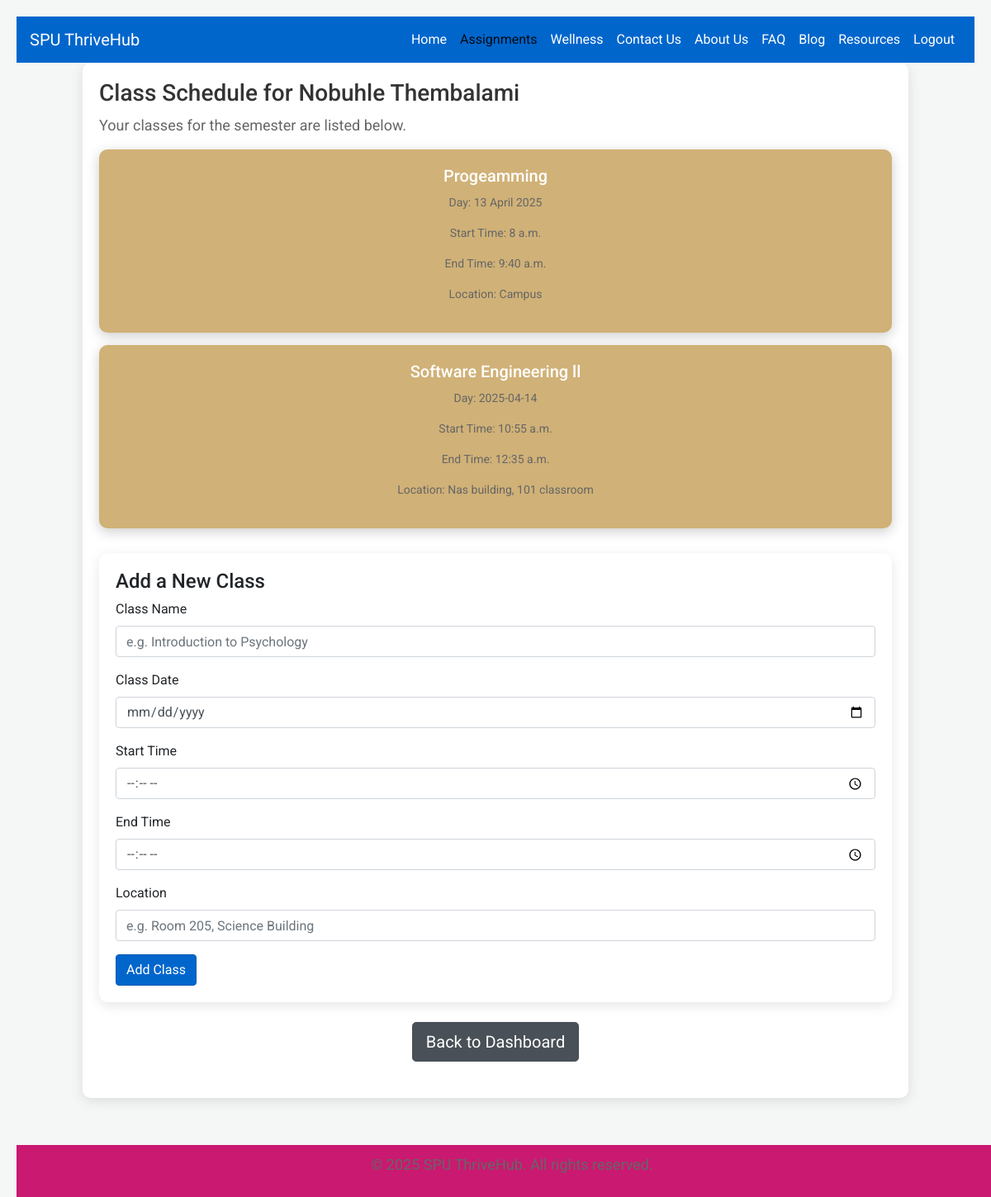
The app's page /schedule/ (signed in) with its own data.
### core/models.py (models this page shows, shortened)
class ClassSchedule(models.Model):
    user = models.ForeignKey(User, on_delete=models.CASCADE, related_name='class_schedules')
    class_name = models.CharField(max_length=100)
    class_day = models.CharField(max_length=20)
    class_time_start = models.TimeField()
    class_time_end = models.TimeField()
    location = models.CharField(max_length=100)

### core/views.py (the view)
# urls.py: path('schedule/', views.schedule_view, name='schedule'),
def schedule_view(request):
    schedules = ClassSchedule.objects.filter(user=request.user)  # Fetch classes for the current user
    if request.method == "POST":
        form = ClassScheduleForm(request.POST)
        if form.is_valid():
            new_class = form.save(commit=False)
            new_class.user = request.user  # Associate class with the current user
            new_class.save()
            return redirect('schedule')  # Redirect back to the schedule page after saving
    else:
        form = ClassScheduleForm()
    return render(request, 'core/schedule.html', {'form': form, 'schedules': schedules})

### core/forms.py
class ClassScheduleForm(forms.ModelForm):
    class Meta:
        model = ClassSchedule
        fields = ['class_name', 'class_day', 'class_time_start', 'class_time_end', 'location']
        widgets = {
            'class_day': forms.DateInput(attrs={'type': 'date', 'class': 'form-control'}),
            'class_time_start': forms.TimeInput(attrs={'type': 'time', 'class': 'form-control'}),
            'class_time_end': forms.TimeInput(attrs={'type': 'time', 'class': 'form-control'}),
            'class_name': forms.TextInput(attrs={'class': 'form-control'}),
            'location': forms.TextInput(attrs={'class': 'form-control'}),
        }

### core/templates/core/schedule.html (shortened to what this page needs)
{% load static %}
<!DOCTYPE html>
<html lang="en">
<head>
    <link href="https://stackpath.bootstrapcdn.com/bootstrap/4.5.2/css/bootstrap.min.css" rel="stylesheet">
</head>
<body>
    <nav class="navbar navbar-expand-lg navbar-light">
        <a class="navbar-brand" href="#">SPU ThriveHub</a>
        <div class="collapse navbar-collapse" id="navbarNav">
            <ul class="navbar-nav ml-auto">
                <li class="nav-item"><a class="nav-link" href="#">Home</a></li>
                <li class="nav-item active"><a class="nav-link" href="#">Assignments</a></li>
                <li class="nav-item"><a class="nav-link" href="#">Wellness</a></li>
                <li class="nav-item"><a class="nav-link" href="#">Contact Us</a></li>
                <li class="nav-item"><a class="nav-link" href="#">About Us</a></li>
                <li class="nav-item"><a class="nav-link" href="#">FAQ</a></li>
                <li class="nav-item"><a class="nav-link" href="#">Blog</a></li>
                <li class="nav-item"><a class="nav-link" href="#">Resources</a></li>
                <li class="nav-item"><a class="nav-link" href="#">Logout</a></li>
            </ul>
        </div>
    </nav>
    <div class="container">
        <h2>Class Schedule for {{ user.username }}</h2>
        <p>Your classes for the semester are listed below.</p>
        {% for schedule in schedules %}
        <div class="schedule-card">
            <h5>{{ schedule.class_name }}</h5>
            <p>Day: {{ schedule.class_day }}</p>
            <p>Start Time: {{ schedule.class_time_start }}</p>
            <p>End Time: {{ schedule.class_time_end }}</p>
            <p>Location: {{ schedule.location }}</p>
        </div>
        {% empty %}
        <p>No classes scheduled yet.</p>
        {% endfor %}
        <div class="form-container">
            <h4>Add a New Class</h4>
            <form method="POST" action="{% url 'add_class' %}">
                <div class="form-group">
                    <label for="id_class_name">Class Name</label>
                    <input type="text" name="class_name" id="id_class_name" class="form-control" placeholder="e.g. Introduction to Psychology" required>
                </div>
                <div class="form-group">
                    <label for="id_class_day">Class Date</label>
                    <input type="date" name="class_day" id="id_class_day" class="form-control" required>
                </div>
                <div class="form-group">
                    <label for="id_class_time_start">Start Time</label>
                    <input type="time" name="class_time_start" id="id_class_time_start" class="form-control" required>
                </div>
                <div class="form-group">
                    <label for="id_class_time_end">End Time</label>
                    <input type="time" name="class_time_end" id="id_class_time_end" class="form-control" required>
                </div>
                <div class="form-group">
                    <label for="id_location">Location</label>
                    <input type="text" name="location" id="id_location" class="form-control" placeholder="e.g. Room 205, Science Building" required>
                </div>
                <button type="submit" class="btn btn-primary">Add Class</button>
            </form>
        </div>
         <div class="text-center my-4">
            <a href="{% url 'dashboard' %}" class="btn btn-secondary btn-lg">Back to Dashboard</a>
        </div>
    </div>
    <footer>
        <p>© 2025 SPU ThriveHub. All rights reserved.</p>
    </footer>
</body>
</html>

### core/templates/core/schedule.html (style rules this page uses)
body { font-family: 'Roboto', sans-serif; background-color: #f4f7f6; padding: 20px; min-height: 100vh; position: relative; }
nav.navbar { background-color: #0066cc; }
nav.navbar .navbar-brand, nav.navbar .navbar-nav .nav-link { color: white; }
.container { max-width: 1000px; margin: 0 auto; background-color: #ffffff; padding: 20px; border-radius: 10px; box-shadow: 0 4px 15px rgba(0, 0, 0, 0.1); margin-bottom: 100px; }
h2 { font-size: 28px; color: #333; }
p { font-size: 18px; color: #666; }
.schedule-card { background-color: #ac740d8f; color: white; border-radius: 10px; padding: 20px; margin: 15px 0; text-align: center; box-shadow: 0 4px 15px rgba(0, 0, 0, 0.2); }
.schedule-card h5 { font-size: 20px; margin-bottom: 10px; font-weight: 500; }
.schedule-card p { font-size: 14px; }
.form-container { background-color: #ffffff; padding: 20px; border-radius: 10px; box-shadow: 0 4px 15px rgba(0, 0, 0, 0.1); margin-top: 30px; }
.btn-primary { background-color: #0066cc; border-color: #005bb5; }
.btn-secondary { background-color: #495057; border-color: #495057; }
footer { position: fixed; bottom: 0; width: 100%; text-align: center; color: white; background-color: #c91971; padding: 10px; }

### records on screen
ClassSchedule: class_name "Progeamming", class_day "13 April 2025", class_time_start "8 a.m.", class_time_end "9:40 a.m.", location "Campus"
ClassSchedule: class_name "Software Engineering ll", class_day "2025-04-14", class_time_start "10:55 a.m.", class_time_end "12:35 a.m.", location "Nas building, 101 classroom"

### other values on screen
{{ user.username }} "Nobuhle Thembalami"
